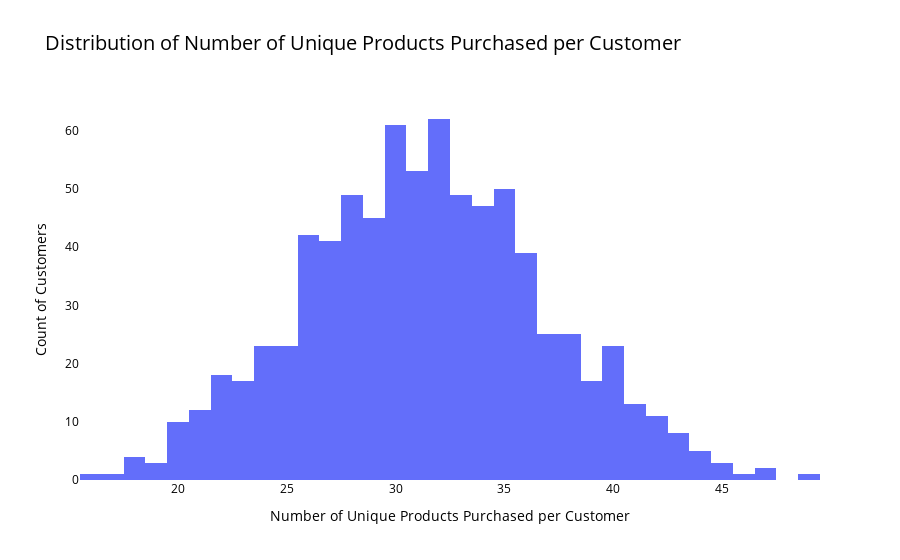

Notebook source saved alongside this figure:
### Code cell
import plotly.express as px

# Plot the distribution using Plotly
fig = px.histogram(unique_products_per_customer, x='unique_products_purchased',
                   title='Distribution of Number of Unique Products Purchased per Customer',
                   labels={'unique_products_purchased': 'Number of Unique Products Purchased per Customer',
                           'count': 'Count of Customers'},
                   color_discrete_sequence=['#636EFA'])  # Set color palette

# Customize layout
fig.update_layout(
    xaxis=dict(title='Number of Unique Products Purchased per Customer'),
    yaxis=dict(title='Count of Customers'),
    plot_bgcolor='rgba(255,255,255,0.5)',  # Set background color to transparent
    paper_bgcolor='rgba(255,255,255,0.5)',  # Set plot area background color to transparent
    font=dict(color='black'),  # Set font color to black
    title_font=dict(size=20),  # Set title font size
)

# Show plot
fig.show()

### Figure 1 — Plotly figure (JSON) as saved in the notebook; plotly's stock layout.template omitted (floating-point values rounded to 4 significant figures; data arrays with more than 128 entries replaced by an {"elided": "..."} marker saying what was removed)
{"data": [{"alignmentgroup": "True", "bingroup": "x", "hovertemplate": "Number of Unique Products Purchased per Customer=%{x}<br>count=%{y}<extra></extra>", "legendgroup": "", "marker": {"color": "#636EFA", "pattern": {"shape": ""}}, "name": "", "offsetgroup": "", "orientation": "v", "showlegend": false, "type": "histogram", "x": {"elided": "784 int values"}, "xaxis": "x", "yaxis": "y"}], "layout": {"barmode": "relative", "font": {"color": "black"}, "legend": {"tracegroupgap": 0}, "paper_bgcolor": "rgba(255,255,255,0.5)", "plot_bgcolor": "rgba(255,255,255,0.5)", "title": {"font": {"size": 20}, "text": "Distribution of Number of Unique Products Purchased per Customer"}, "xaxis": {"anchor": "y", "domain": [0, 1], "title": {"text": "Number of Unique Products Purchased per Customer"}}, "yaxis": {"anchor": "x", "domain": [0, 1], "title": {"text": "Count of Customers"}}}}
